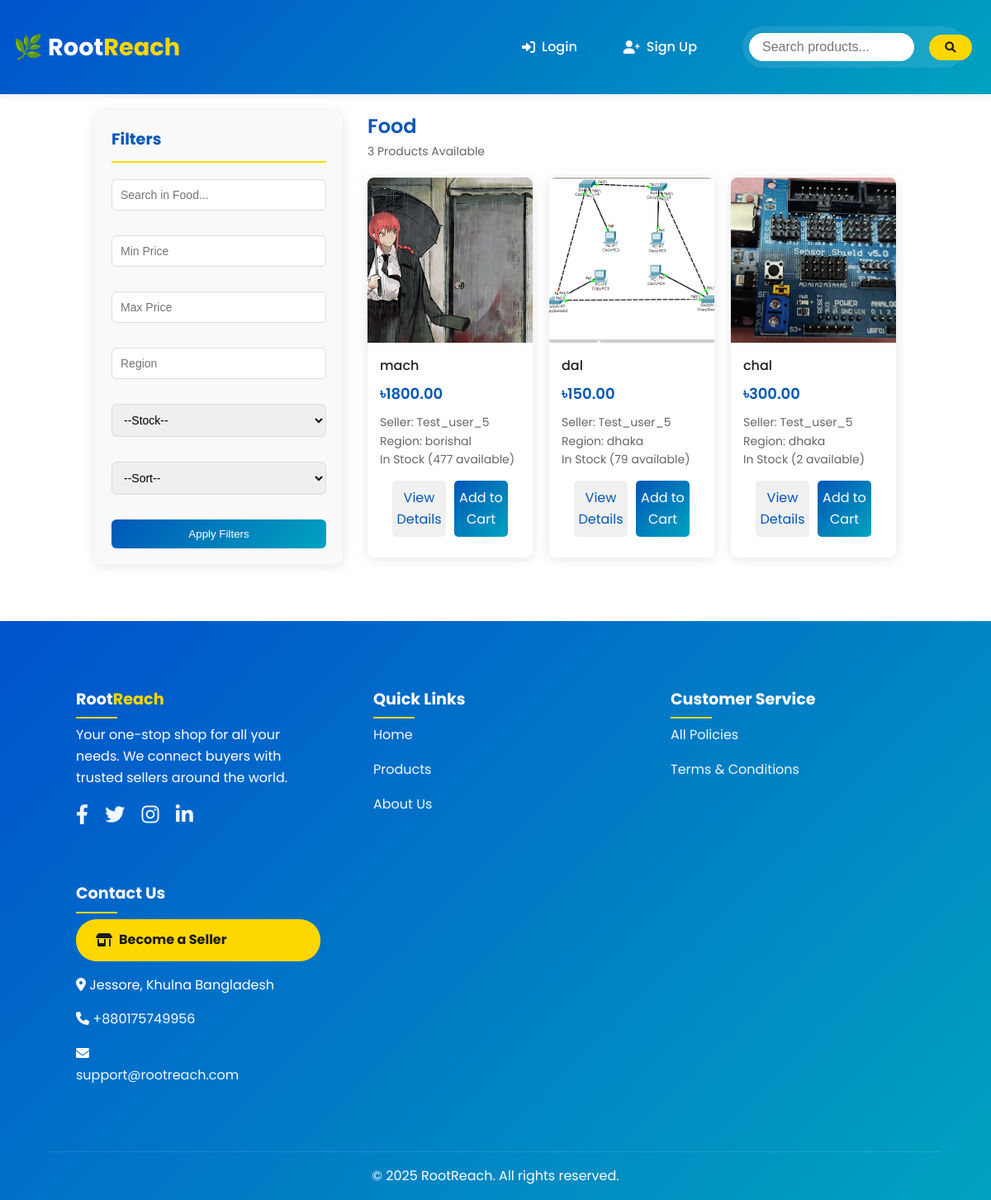
Page /category/1/ on the committed database.
### core/models.py (models this page shows, shortened)
class Category(models.Model):
    name = models.CharField(max_length=100, unique=True)

class Product(models.Model):
    seller = models.ForeignKey(CustomUser, on_delete=models.CASCADE, limit_choices_to={'user_type': 'seller'})
    name = models.CharField(max_length=255)
    price = models.DecimalField(max_digits=10, decimal_places=2)
    discounted_price = models.DecimalField(max_digits=10, decimal_places=2, null=True, blank=True)
    description = models.TextField()
    region = models.CharField(max_length=100)
    stock = models.PositiveIntegerField()
    category = models.ForeignKey(Category, on_delete=models.SET_NULL, null=True)
    image = models.ImageField(upload_to='products/')
    rating = models.DecimalField(max_digits=3, decimal_places=2, default=0.0)  # average rating
    created_at = models.DateTimeField(auto_now_add=True)

class CustomUser(AbstractUser):
    user_type = models.CharField(max_length=10, choices=USER_TYPES, default='buyer')
    phone = models.CharField(max_length=20)
    profile_image = models.ImageField(upload_to='profiles/', default='profiles/default.jpg')
    location = models.CharField(max_length=100)
    address = models.TextField()
    gender = models.CharField(max_length=10, choices=GENDER_CHOICES)
    is_seller_approved = models.BooleanField(default=False)

### core/views.py (the view)
# urls.py: path('category/<int:category_id>/', views.category_products, name='category_products'),
def category_products(request, category_id):
    category = get_object_or_404(Category, id=category_id)
    products = Product.objects.select_related('seller').filter(category=category)
    query = request.GET.get('q', '')
    min_price = request.GET.get('min', '')
    max_price = request.GET.get('max', '')
    region = request.GET.get('region', '')
    stock = request.GET.get('stock', '')
    sort = request.GET.get('sort', '')
    if query:
        products = products.filter(Q(name__icontains=query) | Q(description__icontains=query))
    if min_price:
        try:
            products = products.filter(price__gte=Decimal(min_price))
        except (ValueError, InvalidOperation):
            pass
    if max_price:
        try:
            products = products.filter(price__lte=Decimal(max_price))
        except (ValueError, InvalidOperation):
            pass
    if region:
        products = products.filter(region__icontains=region)
    if stock == "in":
        products = products.filter(stock__gt=0)
    elif stock == "out":
        products = products.filter(stock__lte=0)
    if sort == "asc":
        products = products.order_by('price', '-id')
    elif sort == "desc":
        products = products.order_by('-price', '-id')
    else:
        products = products.order_by('-id')
    context = {
        'category': category,
        'products': products,
        'product_count': products.count(),
    }
    return render(request, 'category_products.html', context)

### core/context_processors.py (called while the page is built)
def cart_item_count(request):
    if request.user.is_authenticated and request.user.user_type == 'buyer':
        count = CartItem.objects.filter(user=request.user).count()
    else:
        count = 0
    return {'cart_item_count': count}

### core/templates/category_products.html (shortened to what this page needs)
{% extends "base.html" %}
{% load static %}
{% block content %}
<div class="search-container">
    <div class="filter-section">
        <h3>Filters</h3>
        <form method="get" class="filter-form">
            <div class="form-group">
                <input type="text" name="q" placeholder="Search in {{ category.name }}..." value="{{ request.GET.q }}" class="form-control">
            </div>
            <div class="form-group">
                <input type="number" name="min" placeholder="Min Price" value="{{ request.GET.min }}" class="form-control">
            </div>
            <div class="form-group">
                <input type="number" name="max" placeholder="Max Price" value="{{ request.GET.max }}" class="form-control">
            </div>
            <div class="form-group">
                <input type="text" name="region" placeholder="Region" value="{{ request.GET.region }}" class="form-control">
            </div>
            <div class="form-group">
                <select name="stock" class="form-control">
                    <option value="">--Stock--</option>
                </select>
            </div>
            <div class="form-group">
                <select name="sort" class="form-control">
                    <option value="">--Sort--</option>
                </select>
            </div>
            <button type="submit" class="btn-apply">Apply Filters</button>
        </form>
    </div>
    <div class="results-section">
        <div class="results-header">
            <div>
                <h1 class="category-title">{{ category.name }}</h1>
                <p class="product-count">{{ products.count }} Products Available</p>
            </div>
        </div>
        <div class="product-list">
            {% for product in products %}
                <div class="product-card">
                    <img src="{{ product.image.url }}" alt="{{ product.name }}" class="product-image">
                    <div class="product-info">
                        <h3 class="product-name">{{ product.name }}</h3>
                        <p class="product-price">৳{{ product.discounted_price|default:product.price }}</p>
                        <div class="product-meta">
                            <div>Seller: {{ product.seller.username }}</div>
                            <div>Region: {{ product.region }}</div>
                            {% if product.stock > 0 %}
                                <div>In Stock ({{ product.stock }} available)</div>
                            {% else %}
                                <div class="text-danger">Out of Stock</div>
                            {% endif %}
                        </div>
                        <div class="product-actions">
                            <a href="{% url 'product_detail' product.id %}" class="view-details">View Details</a>
                            {% if product.stock > 0 %}
                                <a href="{% url 'add_to_cart' product.id %}" class="add-to-cart" data-product-id="{{ product.id }}">Add to Cart</a>
                            {% endif %}
                        </div>
                    </div>
                </div>
            {% empty %}
                <div class="no-products">
                    <p>No products found in this category.</p>
                </div>
            {% endfor %}
        </div>
    </div>
</div>
{% endblock %}

### core/templates/base.html (shortened to what this page needs)
{% load static %}
<!DOCTYPE html>
<html lang="en">
<head>
    <link rel="stylesheet" href="https://cdnjs.cloudflare.com/ajax/libs/font-awesome/6.0.0/css/all.min.css">
    <link rel="stylesheet" href="{% static 'css/styles.css' %}">
</head>
<body>
<header class="header">
    <nav class="navbar">
        <div class="nav-left">
            <h1><a href="{% url 'home' %}" class="logo">🌿 Root<span>Reach</span></a></h1>
        </div>
        <div class="nav-center">
            {% if user.is_authenticated %}
                {% if user.is_superuser %}
                    <a href="{% url 'seller_requests' %}" class="nav-link">
                        <i class="fas fa-user-shield"></i>
                        <span>Seller Requests</span>
                    </a>
                {% endif %}
                {% if user.is_seller %}
                    <a href="{% url 'sell_zone' %}" class="nav-link">
                        <i class="fas fa-store"></i>
                        <span>Sell Zone</span>
                    </a>
                {% endif %}
                <a href="{% url 'order_tracking' %}" class="nav-link">
                    <i class="fas fa-box"></i>
                    <span>Order </span>
                </a>
                <a href="{% url 'cart' %}" class="nav-link">
                    <i class="fas fa-shopping-cart"></i>
                    <span>Cart</span>
                    {% if cart_item_count > 0 %}
                        <span class="cart-count-badge">{{ cart_item_count }}</span>
                    {% endif %}
                </a>
                <a href="{% url 'logout' %}" class="nav-link">
                    <i class="fas fa-sign-out-alt"></i>
                    <span>Logout</span>
                </a>
                <div class="profile-nav-item">
                    <a href="{% url 'profile' %}" class="profile-nav-link">
                        {% if user.profile_image %}
                            <img src="{{ user.profile_image.url }}" alt="Profile Picture" class="profile-nav-picture">
                        {% else %}
                            <div class="profile-nav-text">
                                <i class="fas fa-user"></i>
                                <span>Profile</span>
                            </div>
                        {% endif %}
                    </a>
                </div>
            {% else %}
                <a href="{% url 'login' %}" class="nav-link">
                    <i class="fas fa-sign-in-alt"></i>
                    <span>Login</span>
                </a>
                <a href="{% url 'register' %}" class="nav-link">
                    <i class="fas fa-user-plus"></i>
                    <span>Sign Up</span>
                </a>
            {% endif %}
        </div>
        <div class="nav-right">
            <div class="search-container">
                <form method="get" action="{% url 'search_products' %}" class="search-form">
                    <input type="text" name="q" placeholder="Search products..." class="form-control">
                    <button type="submit" class="btn btn-primary"><i class="fas fa-search"></i></button>
                </form>
            </div>
        </div>
    </nav>
</header>
<main>
    <div class="container">
        {% block content %}{% endblock %}
    </div>
</main>
<footer class="footer">
    <div class="container">
        <div class="footer-content">
            <div class="footer-section">
                <h3 class="footer-title">
                    <span style="color: white;">Root</span><span style="color: #ffd700;">Reach</span>
                  </h3>
                <p>Your one-stop shop for all your needs. We connect buyers with trusted sellers around the world.</p>
                <div style="margin-top: 20px;">
                    <a href="#"><i class="fab fa-facebook-f"></i></a>
                    <a href="#"><i class="fab fa-twitter"></i></a>
                    <a href="#"><i class="fab fa-instagram"></i></a>
                    <a href="#"><i class="fab fa-linkedin-in"></i></a>
                </div>
            </div>
            <div class="footer-section">
                <h3 class="footer-title" style="color: white;">Quick Links</h3>
                <ul class="footer-links">
                    <li><a href="{% url 'home' %}">Home</a></li>
                    <li><a href="#">Products</a></li>
                    <li><a href="{% url 'about' %}">About Us</a></li>
                </ul>
            </div>
            <div class="footer-section">
                <h3 class="footer-title" style="color: white;">Customer Service</h3>
                <ul class="footer-links">
                    <li><a href="{% url 'all_policies' %}">All Policies</a></li>
                    <li><a href="{% url 'terms_conditions' %}">Terms & Conditions</a></li>
                </ul>
            </div>
            <div class="footer-section">
                <h3 class="footer-title" style="color: #fffffff4;">Contact Us</h3>
                <ul class="footer-links">
                    <li>
                        <a href="{% url 'apply_seller_status' %}" class="become-seller-btn" data-is-authenticated="{{ user.is_authenticated|yesno:'true,false' }}">
                            <i class="fa-solid fa-shop"></i> Become a Seller
                        </a>
                    </li>
                    <li><i class="fas fa-map-marker-alt"></i> Jessore, Khulna Bangladesh</li>
                    <li><i class="fas fa-phone"></i> +880175749956 </li>
                    <li><i class="fas fa-envelope"></i> <a href="mailto:support@rootreach.com">support@rootreach.com</a></li>
                </ul>
            </div>
        </div>
        <div class="footer-bottom">
            <p>© 2025 RootReach. All rights reserved.</p>
        </div>
    </div>
</footer>
</body>
</html>

### core/static/css/styles.css (style rules this page uses)
:root { --primary: #1e88e5; --secondary: #ffeb3b; --accent: #4fc3f7; --background: #ffffff; --text-dark: #212121; --text-light: #ffffff; --gray-light: #f5f5f5; --gray-medium: #e0e0e0; --gray-dark: #757575; --box-shadow: 0 4px 6px rgba(0, 0, 0, 0.1); --border-radius: 8px; }
* { margin: 0; padding: 0; box-sizing: border-box; }
body { font-family: 'Poppins', sans-serif; background-color: var(--background); color: var(--text-dark); line-height: 1.6; }
.container { width: 90%; max-width: 1200px; margin: 0 auto; }
.header { background-color: var(--background); box-shadow: var(--box-shadow); padding: 20px 0; position: sticky; top: 0; z-index: 1000; }
.navbar { display: flex; justify-content: space-between; align-items: center; }
.logo { font-size: 28px; font-weight: 600; color: var(--primary); text-decoration: none; }
.logo span { color: var(--secondary); }
.btn { display: inline-block; padding: 10px 20px; border-radius: var(--border-radius); text-decoration: none; font-weight: 500; transition: all 0.3s ease; }
.btn-primary { background-color: var(--primary); color: var(--text-light); border: none; }
.form-group { margin-bottom: 20px; }
.form-control { width: 100%; padding: 10px; border: 1px solid var(--gray-medium); border-radius: var(--border-radius); font-size: 16px; }
.search-form { display: flex; align-items: center; }
.search-form input { margin-right: 10px; }
.footer { background-color: var(--gray-light); padding: 40px 0; margin-top: 40px; }
.footer-content { display: grid; grid-template-columns: repeat(auto-fit, minmax(200px, 1fr)); gap: 30px; }
.footer-section h3 { color: var(--primary); margin-bottom: 15px; }
.footer-links { list-style: none; }
.footer-links li { margin-bottom: 10px; }
.footer-links a { color: var(--text-dark); text-decoration: none; transition: color 0.3s ease; }
.footer-bottom { text-align: center; margin-top: 20px; padding-top: 20px; border-top: 1px solid var(--gray-medium); }

### rows in the picture
Category: q "Search in Food...", name "Food"
Product: image (picture), name "mach", discounted_price "1800.00", seller.username "Test_user_5", region "borishal", stock "477"
Product: image (picture), name "dal", discounted_price "150.00", seller.username "Test_user_5", region "dhaka", stock "79"
Product: image (picture), name "chal", discounted_price "300.00", seller.username "Test_user_5", region "dhaka", stock "2"

### other values in the picture
{{ products.count }} "3"
